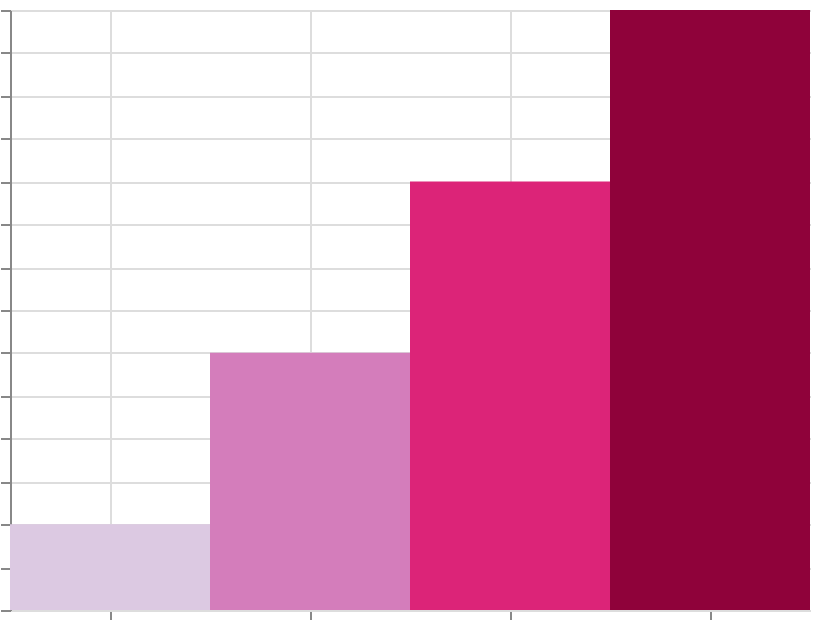

The Vega-Lite source for this figure:
### Vega specification from a JSON file in a GitHub repository (floating-point values rounded to 4 significant figures)
{"$schema": "https://vega.github.io/schema/vega/v6.json", "width": 400, "height": 300, "padding": 5, "autosize": "none", "data": [{"name": "table", "values": [{"cat": "A", "val": 10}, {"cat": "B", "val": 30}, {"cat": "C", "val": 50}, {"cat": "D", "val": 70}]}], "scales": [{"name": "x", "type": "band", "domain": {"data": "table", "field": "cat", "sort": true}, "range": "width"}, {"name": "y", "type": "linear", "domain": {"data": "table", "field": "val"}, "range": [{"signal": "height"}, 0], "zero": true, "nice": true}, {"name": "color", "type": "linear", "domain": {"data": "table", "field": "val"}, "range": {"scheme": "purplered"}}], "marks": [{"type": "rect", "from": {"data": "table"}, "encode": {"update": {"x": {"scale": "x", "field": "cat"}, "width": {"scale": "x", "band": 1}, "y": {"scale": "y", "field": "val"}, "y2": {"scale": "y", "value": 0}, "fill": {"scale": "color", "field": "val"}}}}], "axes": [{"scale": "x", "orient": "bottom", "grid": true, "labels": false}, {"scale": "y", "orient": "left", "grid": true, "labels": false}], "legends": [{"fill": "color"}]}
